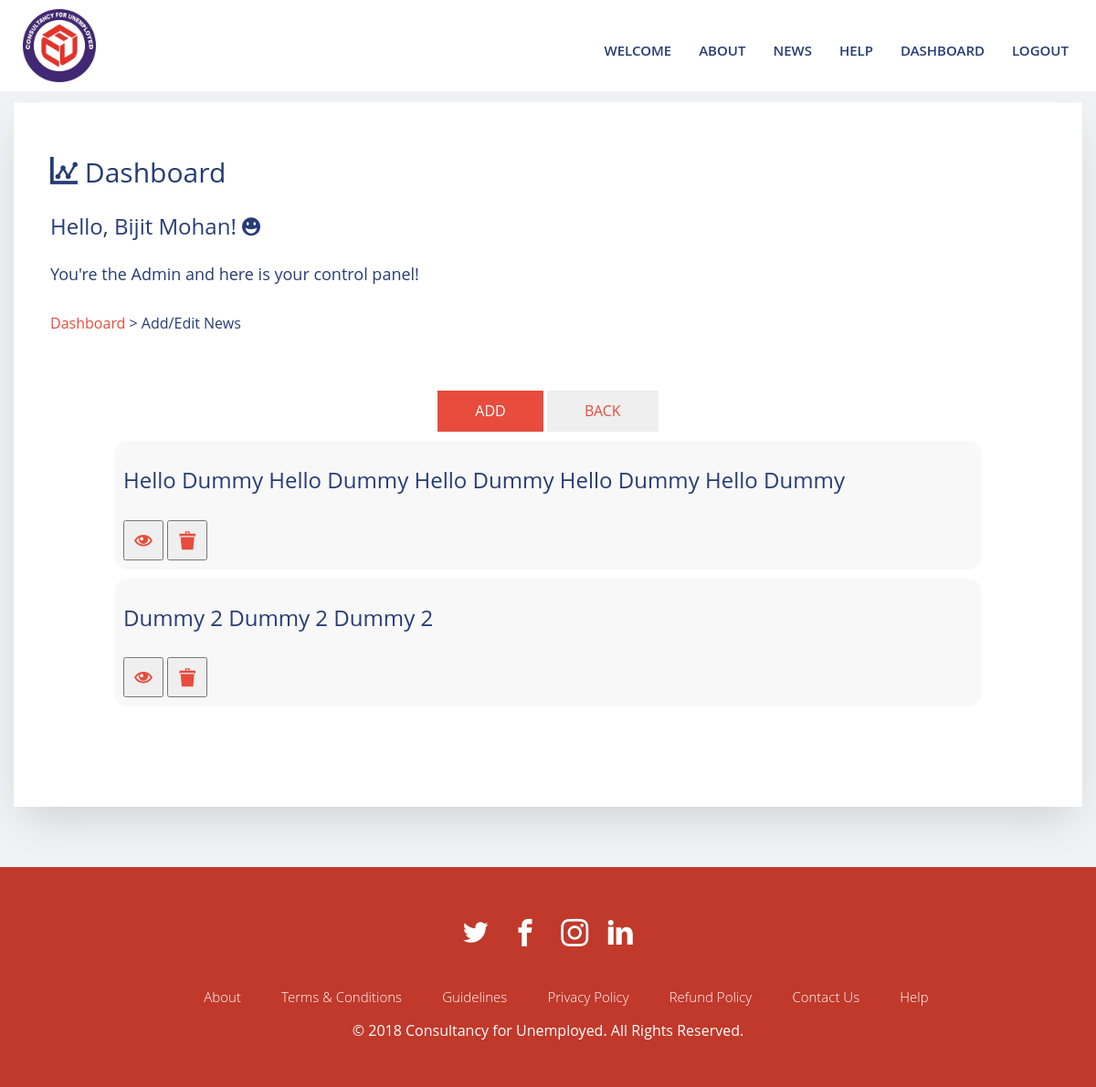
The app's page /admin_news.php (signed in) with its own data.
### tables this page shows
CREATE TABLE `users` (
  `user_id` int(11) NOT NULL,
  `user_type` varchar(100) NOT NULL,
  `fname` varchar(50) NOT NULL,
  `lname` varchar(50) NOT NULL,
  `ftname` varchar(50) NOT NULL,
  `email` varchar(200) NOT NULL,
  `phone` varchar(12) NOT NULL,
  `dob` date NOT NULL,
  `status` varchar(20) NOT NULL,
  `religion` varchar(20) NOT NULL,
  `caste` varchar(20) NOT NULL,
  `nationality` varchar(20) NOT NULL,
  `join_date` date NOT NULL,
  `password` varchar(500) NOT NULL,
  `gender` varchar(10) NOT NULL,
  `address` varchar(500) NOT NULL,
  `city` varchar(80) NOT NULL,
  `state` varchar(50) NOT NULL,
  `country` varchar(10) NOT NULL,
  `photo` varchar(200) NOT NULL,
  `exp` varchar(50) NOT NULL,
  `lang` varchar(100) NOT NULL,
  `terms` varchar(10) NOT NULL,
  `cv` varchar(200) NOT NULL,
  `reg_pay_status` varchar(50) NOT NULL,
  `reg_pay_txn` varchar(200) NOT NULL,
  `fin_pay_status` varchar(50) NOT NULL,
  `fin_pay_txn` varchar(200) NOT NULL
);

CREATE TABLE `news` (
  `news_id` int(11) NOT NULL,
  `title` varchar(200) NOT NULL,
  `des` blob NOT NULL
);

### admin_news.php (the view, shortened to what this page needs)
<?php
include('db.php');
include('nav.php');
if(isset($_SESSION['user_id'])){
  $allusers = "SELECT * FROM news";
    $result1 = mysqli_query($conn,$allusers) or die(mysqli_error($conn));
    $now = $_SESSION['user_id'];
  $profile_name = "SELECT * FROM users WHERE user_id='$now' AND user_type= 'admin'";
    $result2 = mysqli_query($conn,$profile_name) or die(mysqli_error($conn));
     $rows2 = mysqli_fetch_array($result2);
?>
    <section class="my-top-section probootstrap-bg-light" >
      <div class="container">
        <div class="row">
          <div class="col-md-12 probootstrap-form">
             <h2 > <span  class=" icon-stats-dots"></span> Dashboard</h2>
            <h3> Hello, <?php echo $rows2['fname'],' ',$rows2['lname']  ; ?>! <span class=" icon-happy2" style="font-size: 20px;"></span></h3>
            <h4> You're the Admin and here is your control panel!</h4>
            <p><a href="admin_dash.php">Dashboard </a> > Add/Edit News</p>
      <div class="container">
        <div class="row">
          <div class="col-md-12">
            <div class="probootstrap-service-item " >
                      <div style="text-align:center">
    <a href="admin_news_update.php"><button  class="btn btn-primary">ADD</button></a>
      <a href="admin_dash.php"><button  class="btn ">BACK</button></a>
      </div>
		<?php
		while ($rows1 = mysqli_fetch_array($result1)){
			echo '
					<div class="my-news-section" >
					<h3>'.$rows1['title'].'</h3>
					<a href="admin_news_view.php?news_id='.$rows1['news_id'].'" ><button class=" icon-eye2" style="font-size:20px; padding:10px;"></button></a>
                    <a href="delete.php?news_id='.$rows1['news_id'].'" ><button class=" icon-bin2" style="font-size:20px; padding:10px;"></button></a></div>
				';
		}
            ?>
            </div>
          </div>
        </div>
      </div>
          </div>
        </div>
      </div>
    </section>
    <?php
}else{
    http_response_code(404);
    include('403forbidden.php');
}
include('footer.php');
?>

### css/mystyle.css (style rules this page uses)
.my-top-section { position: relative; background: #f1f2f6; padding: 7em 0 1em 0; }
.my-news-section { margin: 10px; background-color: #f8f8f8; border-radius: 15px; padding: 10px; }

### records on screen
users: fname "Bijit", lname "Mohan"
news: title "Hello Dummy Hello Dummy Hello Dummy Hello Dummy Hello Dummy"
news: title "Dummy 2 Dummy 2 Dummy 2"
